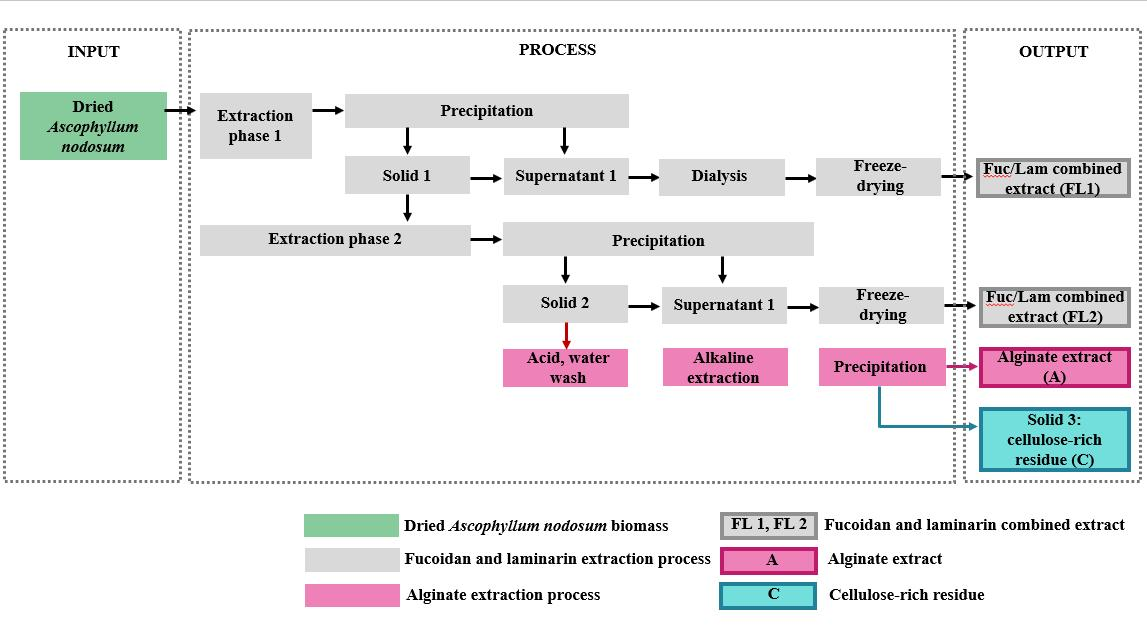
#> input picture sov_extract/Data/ext_sch_01.jpg, 1147 x 627 px
$ python -i brightness_analysys_0.py   (imports and definitions only)
#> lines starting #> are read from the running program, lines starting #| are printed output that depends on the picture
#> in calculate_brightness_with_area, img is the input picture: PIL image 1147x627 RGB; mean R, G, B 236.8, 235.9, 237
import os
import rawpy
import openpyxl
from openpyxl.styles import Font
from PIL import Image, ImageStat, ImageDraw
import pandas as pd
import matplotlib.pyplot as plt
import numpy as np
from datetime import datetime
from openpyxl import load_workbook

# Функция обработки изображений (включая ORF)
# [8 lines left out: function process_image, not called in this run]

# Функция выделения области изображения
def crop_image(image, shape='square', size=100):
    """
    Вырезает заданную область (квадрат или окружность) из изображения.
    """
#> called with shape = 'square', size = 100
    width, height = image.size
#> width = 1147; height = 627
    center_x, center_y = width // 2, height // 2
#> center_x = 573; center_y = 313

    if shape == 'square':
        left = max(center_x - size // 2, 0)
#> left = 523
        upper = max(center_y - size // 2, 0)
#> upper = 263
        right = min(center_x + size // 2, width)
#> right = 623
        lower = min(center_y + size // 2, height)
#> lower = 363
        return image.crop((left, upper, right, lower))
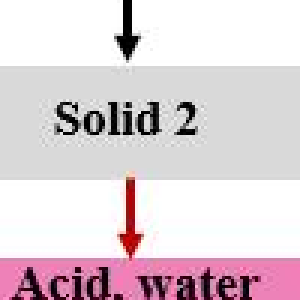
#> returned value: PIL image 100x100 RGB (shown 3 times larger); mean R, G, B 223.2, 210.1, 215.9

    elif shape == 'circle':
        mask = Image.new("L", image.size, 0)
        draw = ImageDraw.Draw(mask)
        draw.ellipse(
            (center_x - size // 2, center_y - size // 2,
             center_x + size // 2, center_y + size // 2),
            fill=255
        )
        result = Image.composite(image, Image.new("RGB", image.size, (0, 0, 0)), mask)
        bbox = mask.getbbox()
        return result.crop(bbox)

# Функции расчёта яркости
def calculate_brightness_pil(image_path, lower_threshold=0, upper_threshold=255):
    # img = process_image(image_path)  # Завантажуємо та обробляємо зображення
#> (the run stopped early here; a loop or call above may not have finished)
